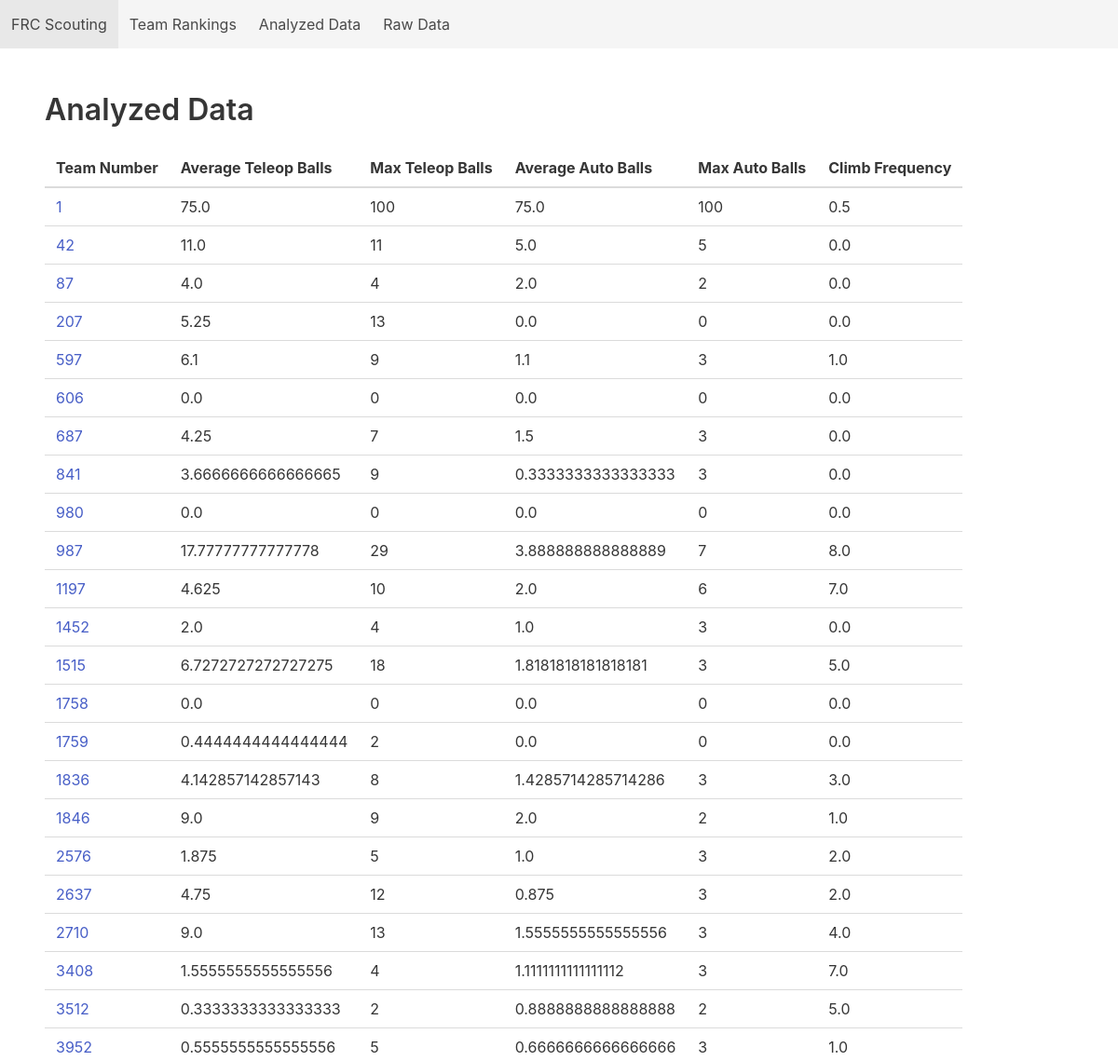
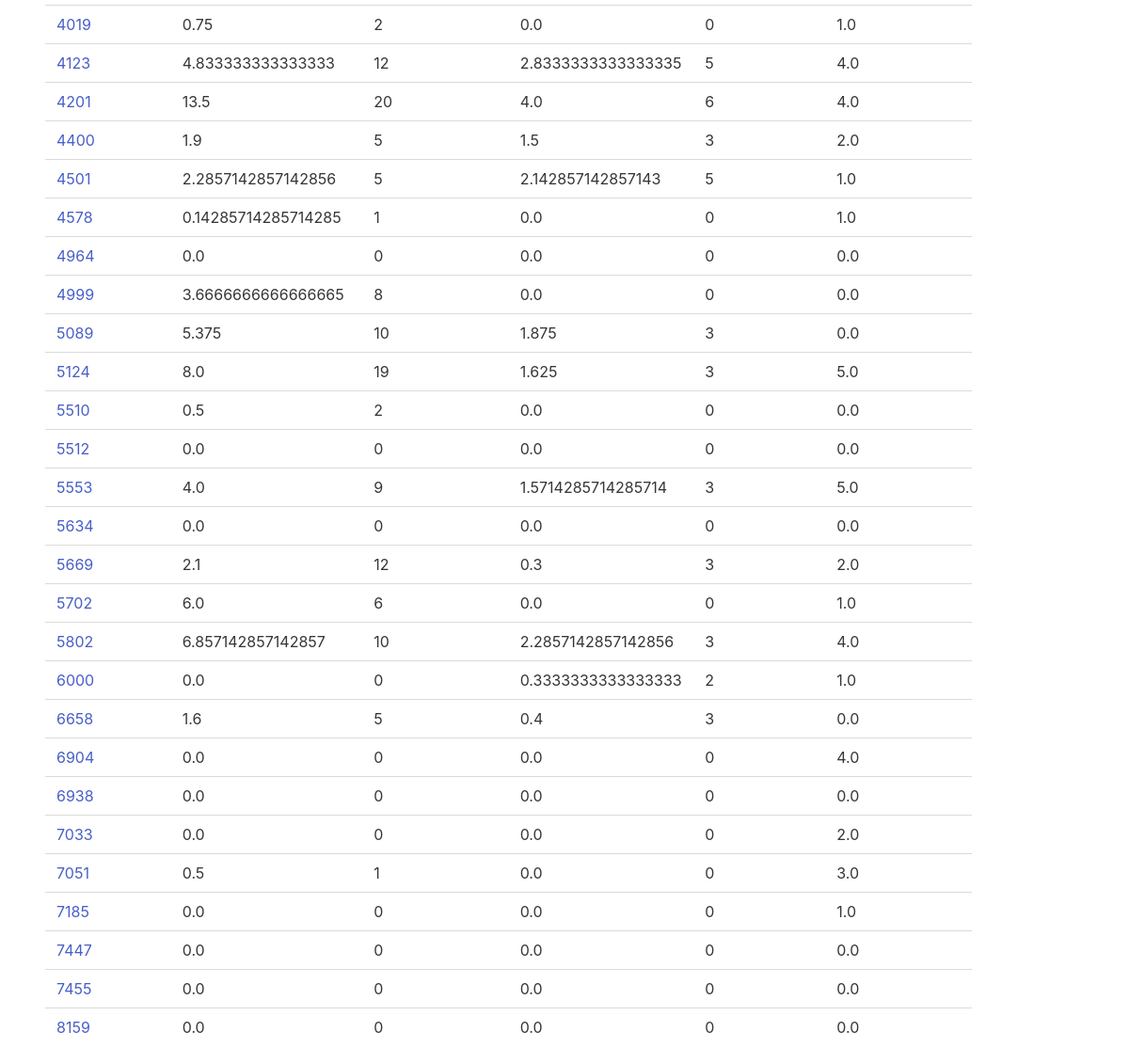
/data/analyzed, run on an earlier commit of the app's database (2 pictures, top to bottom).
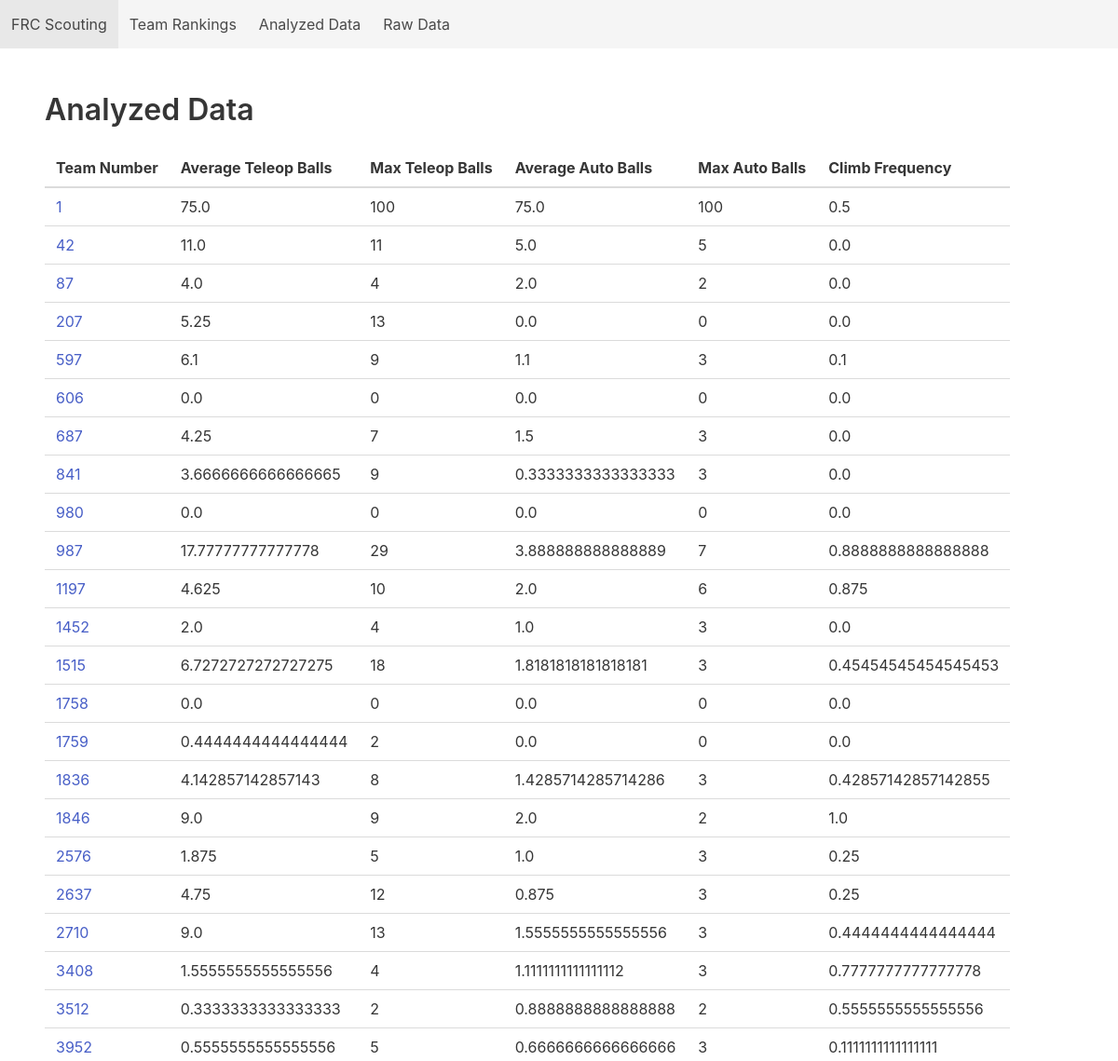
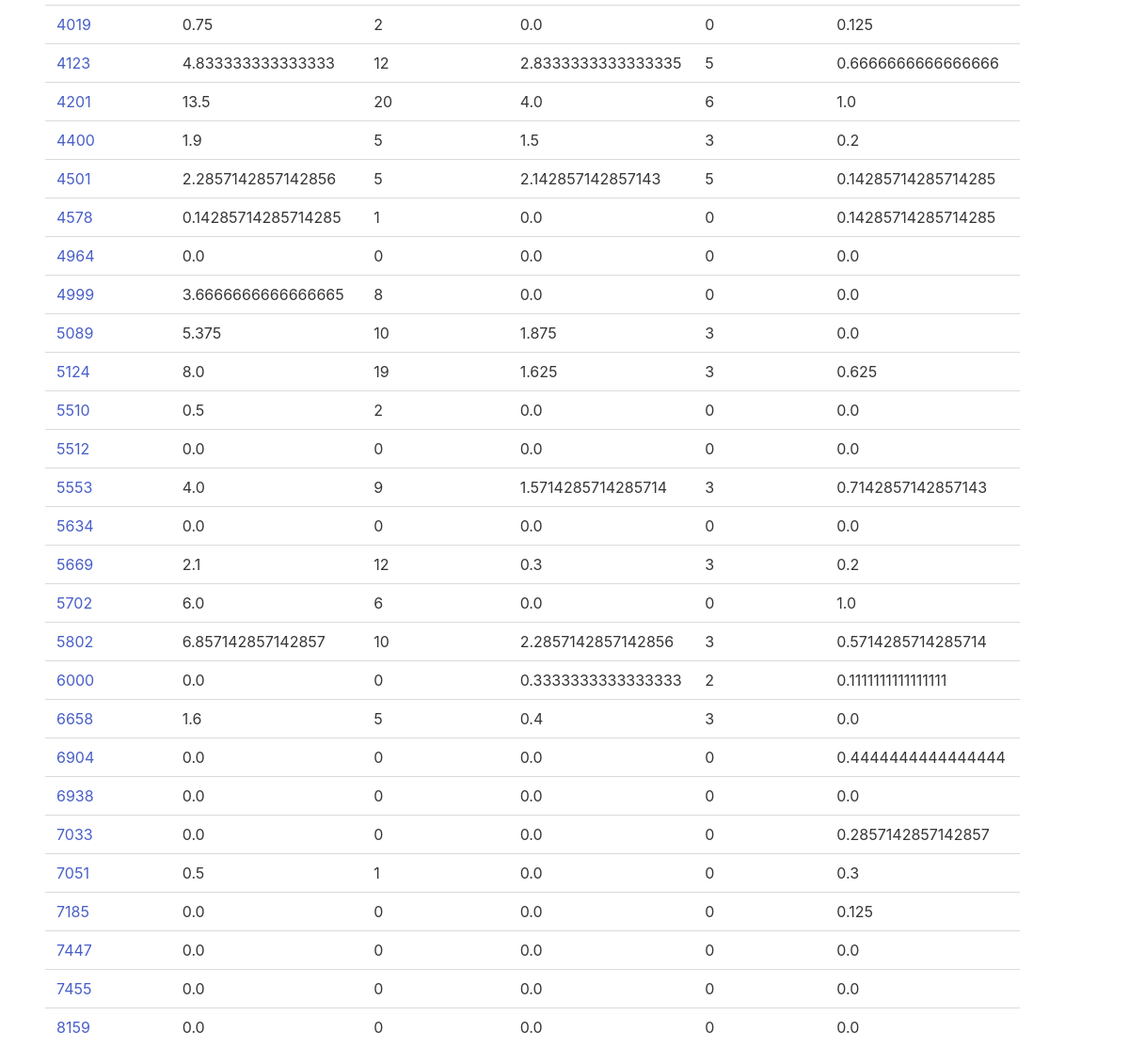
And on a later commit of the database (2 pictures, top to bottom).
### tables this page shows
CREATE TABLE analyzed_scouting_data(team_number INTEGER, average_teleop_balls REAL, max_teleop_balls INTEGER, average_auto_balls REAL, max_auto_balls INTEGER, climb_frequency REAL);

### app.py (the view)
@app.route("/data/analyzed")
def analyzed_data():
    return flask.render_template("tabular_data_view.html", title="Analyzed Data", headers=data.analyzed_data_headers, rows=db.get_all_analyzed_data())

### database.py (called while the page is built)
    def execute_return_query(self, query_text,  *parameters, headers=True):
        conn = sqlite3.connect(self.filename)
        cur = conn.cursor()
        cur.execute(query_text, parameters)
        column_names = []
        for column in cur.description:
            column_names.append(column[0])
        rows = cur.fetchall()
        if (headers):
            dicts = []
            for row in rows:
                d = dict(zip(column_names, row))
                dicts.append(d)
            conn.close()
            return dicts
        else:
            return rows

    def get_all_analyzed_data(self):
        query = 'SELECT * FROM analyzed_scouting_data ORDER BY team_number;'
        return self.execute_return_query(query, headers=False)

### templates/tabular_data_view.html
{% extends 'base.html' %}
{% block content %}
    <table class="table">
        <thead>
            {% for header in headers %}
                <th> {{header}} </th>
            {% endfor %}
        </thead>
        <tbdody>
            {% for row in rows %}
                <tr>
                    {% for data in row %}
                        {% if loop.index0 == 0 %}
                            <td>
                                <a href="{{'/team/' + data|string}}">{{data}}</a>
                            </td>
                        {% else %}
                            <td>{{data}}</td>
                        {% endif %}
                    {% endfor %}
                </tr>
            {% endfor %}
        </tbdody>
    </table>
{% endblock %}

### templates/base.html (shortened to what this page needs)
<!DOCTYPE html>
<html>
  <head>
    <link rel="stylesheet" href="https://cdn.jsdelivr.net/npm/bulma@0.9.3/css/bulma.min.css">
  </head>
  <body>
    <nav class="navbar is-light" role="navigation" aria-label="main navigation">
      <div id="navbarBasicExample" class="navbar-menu">
        <div class="navbar-start">
          <a class="navbar-item" href="/">
            FRC Scouting
          </a>
          <a class="navbar-item" href="/data/ranked">
            Team Rankings
          </a>
          <a class="navbar-item" href="/data/analyzed">
            Analyzed Data
          </a>
          <a class="navbar-item" href="/data/raw">
            Raw Data
          </a>
        </div>
      </div>
    </nav>
    <section class="section">
      <h1 class="title">
        {{title}}
      </h1>
      {% block content %}
      {% endblock %}
    </section>
  </body>
</html>

What changed in the data, as far as the page shows it:
changed analyzed_scouting_data (number 5 of 50 on the later page): climb_frequency "1.0" → "0.1"
changed analyzed_scouting_data (number 10 of 50 on the later page): climb_frequency "8.0" → "0.8888888888888888"
changed analyzed_scouting_data (number 11 of 50 on the later page): climb_frequency "7.0" → "0.875"
changed analyzed_scouting_data (number 13 of 50 on the later page): climb_frequency "5.0" → "0.45454545454545453"
changed analyzed_scouting_data (number 16 of 50 on the later page): climb_frequency "3.0" → "0.42857142857142855"
changed analyzed_scouting_data (number 18 of 50 on the later page): climb_frequency "2.0" → "0.25"
changed analyzed_scouting_data (number 19 of 50 on the later page): climb_frequency "2.0" → "0.25"
changed analyzed_scouting_data (number 20 of 50 on the later page): climb_frequency "4.0" → "0.4444444444444444"
changed analyzed_scouting_data (number 21 of 50 on the later page): climb_frequency "7.0" → "0.7777777777777778"
changed analyzed_scouting_data (number 22 of 50 on the later page): climb_frequency "5.0" → "0.5555555555555556"
changed analyzed_scouting_data (number 23 of 50 on the later page): climb_frequency "1.0" → "0.1111111111111111"
changed analyzed_scouting_data (number 24 of 50 on the later page): climb_frequency "1.0" → "0.125"
changed analyzed_scouting_data (number 25 of 50 on the later page): climb_frequency "4.0" → "0.6666666666666666"
changed analyzed_scouting_data (number 26 of 50 on the later page): climb_frequency "4.0" → "1.0"
changed analyzed_scouting_data (number 27 of 50 on the later page): climb_frequency "2.0" → "0.2"
changed analyzed_scouting_data (number 28 of 50 on the later page): climb_frequency "1.0" → "0.14285714285714285"
changed analyzed_scouting_data (number 29 of 50 on the later page): climb_frequency "1.0" → "0.14285714285714285"
changed analyzed_scouting_data (number 33 of 50 on the later page): climb_frequency "5.0" → "0.625"
changed analyzed_scouting_data (number 36 of 50 on the later page): climb_frequency "5.0" → "0.7142857142857143"
changed analyzed_scouting_data (number 38 of 50 on the later page): climb_frequency "2.0" → "0.2"
changed analyzed_scouting_data (number 40 of 50 on the later page): climb_frequency "4.0" → "0.5714285714285714"
changed analyzed_scouting_data (number 41 of 50 on the later page): climb_frequency "1.0" → "0.1111111111111111"
changed analyzed_scouting_data (number 43 of 50 on the later page): climb_frequency "4.0" → "0.4444444444444444"
changed analyzed_scouting_data (number 45 of 50 on the later page): climb_frequency "2.0" → "0.2857142857142857"
changed analyzed_scouting_data (number 46 of 50 on the later page): climb_frequency "3.0" → "0.3"
changed analyzed_scouting_data (number 47 of 50 on the later page): climb_frequency "1.0" → "0.125"
